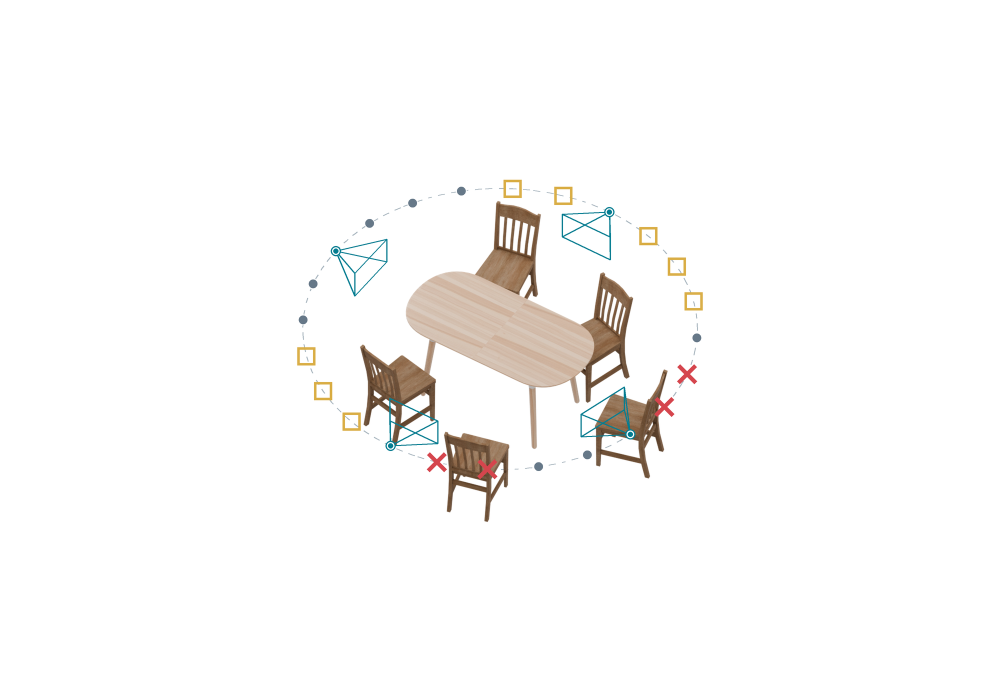
#> input picture figures/source/fig06_viewpoint_generation/candidate_selection_five_chairs.png, 2000 x 1400 px, given in place of global_large_icons.png, which was not available (shown at 1/2 size)
$ python compose_scene.py
#> lines starting #> are read from the running program, lines starting #| are printed output that depends on the picture
from pathlib import Path
from PIL import Image,ImageDraw,ImageFont
import json,math
out=Path(__file__).resolve().parent.parent
dest=Path(__file__).resolve().parent
S=2;W,H=2200,1320
im=Image.new('RGB',(W*S,H*S),'white');crop=(480,220,1520,1233);scale=1.38;origin=(5,20)
#> after `im = Image.new('RGB', (W * S, H * S), 'white')`: im: PIL image 4400x2640 RGB; every value is 255
main=Image.open(dest/'global_large_icons.png').convert('RGB').crop(crop);main=main.resize((round(main.width*scale*S),round(main.height*scale*S)),Image.Resampling.LANCZOS);im.paste(main,(origin[0]*S,origin[1]*S));d=ImageDraw.Draw(im)
#> after `main = Image.open(dest / 'global_large_icons.png').convert('RGB').crop`:
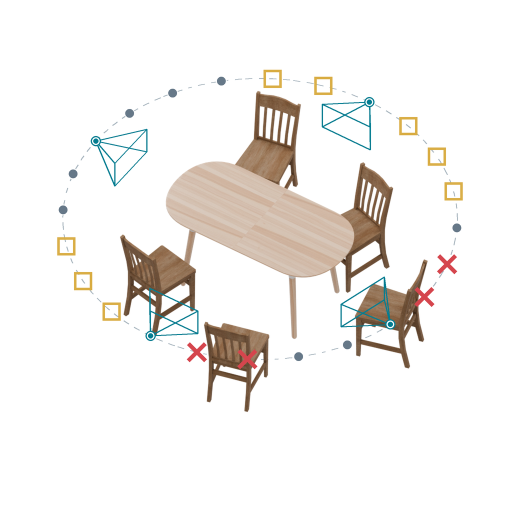
#> main: PIL image 1040x1013 RGB (shown at 1/2 size); mean R, G, B 243.2, 240.5, 237.8
def dash(a,b):
 length=math.dist(a,b)
 for t in range(0,math.ceil(length),18):
  e=min(length,t+10);d.line([(round((a[0]+(b[0]-a[0])*v/length)*S),round((a[1]+(b[1]-a[1])*v/length)*S)) for v in (t,e)],fill='#202020',width=4*S)
def marked(local,key):
 local=local.copy();draw=ImageDraw.Draw(local);x,y=json.loads((out/'cross_positions.json').read_text())[key]
 radius=84 if key=='collision' else 70
 for sign in (-1,1):draw.line([(x-radius,y-sign*radius),(x+radius,y+sign*radius)],fill='#D52F3B',width=22 if key=='collision' else 20)
 return local
def place(local,box):
 bb=local.getchannel('A').point(lambda a:255 if a>15 else 0).getbbox()
 if bb:local=local.crop(bb)
 f=min((box[2]-box[0]-24)*S/local.width,(box[3]-box[1]-24)*S/local.height);local=local.resize((round(local.width*f),round(local.height*f)),Image.Resampling.LANCZOS)
 im.paste(local,(round((box[0]+box[2])*S/2-local.width/2),round((box[1]+box[3])*S/2-local.height/2)),local)
def rounded_dash(box,radius):
 x0,y0,x1,y1=box;pts=[]
 for cx,cy,start in [(x1-radius,y0+radius,-90),(x1-radius,y1-radius,0),(x0+radius,y1-radius,90),(x0+radius,y0+radius,180)]:
  for j in range(25):
   a=math.radians(start+90*j/24);pts.append((cx+radius*math.cos(a),cy+radius*math.sin(a)))
 pts.append(pts[0]);distance=0
 for a,b in zip(pts,pts[1:]):
  length=math.dist(a,b);n=max(1,math.ceil(length))
  for j in range(n):
   t0=j/n;t1=(j+1)/n
   if (distance+length*(t0+t1)/2)%18<10:
    d.line([((a[0]+(b[0]-a[0])*t)*S,(a[1]+(b[1]-a[1])*t)*S) for t in (t0,t1)],fill='#202020',width=4*S)
  distance+=length
def callout(proj,box):
 x=origin[0]+(proj[0]-crop[0])*scale;y=origin[1]+(proj[1]-crop[1])*scale;r=42
 rounded_dash((x-r,y-r,x+r,y+r),12)
 dash((x+r,y-r+12),(box[0],box[1]+35));dash((x+r,y+r-12),(box[0],box[3]-35))
 rounded_dash(box,24)
local=Image.open(out/'occlusion_inset_3d.png').convert('RGBA')
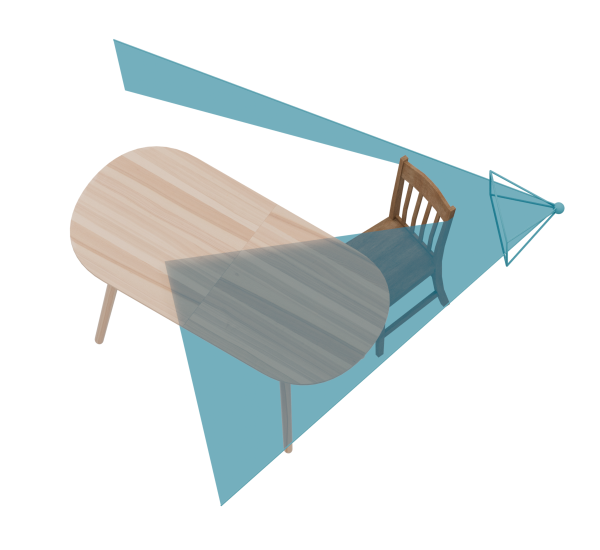
#> input picture figures/source/fig06_viewpoint_generation/occlusion_inset_3d.png, 1200 x 1100 px (shown at 1/2 size)
#> local is the input picture: PIL image 1200x1100 RGBA; mean R, G, B, A 30.5, 40, 41, 59.1
box1=(1490,160,2180,680);box2=(1490,745,2180,1265)
place(marked(local,'occlusion'),box1);place(marked(Image.open(out/'collision_explanation.png').convert('RGBA'),'collision'),box2)
#> (reads figures/source/fig06_viewpoint_generation/cross_positions.json from the repository)
#> in place, `bb=local.getchannel('A').point(lambda a:255 if a>15 else 0).getbbox()`: bb = (139, 77, 1130, 1013)
#> in place, `if bb:local=local.crop(bb)`:
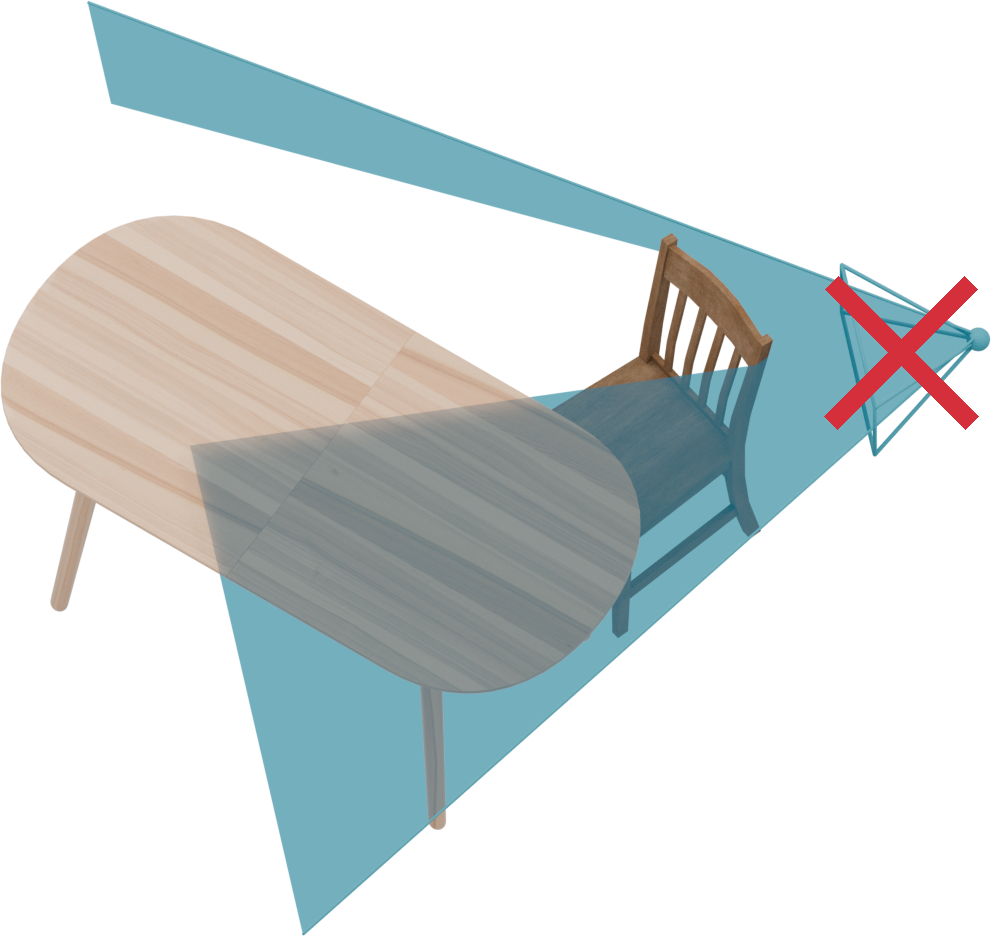
#> local: PIL image 991x936 RGBA; mean R, G, B, A 44.6, 56.3, 57.8, 85.1; transparent parts drawn white
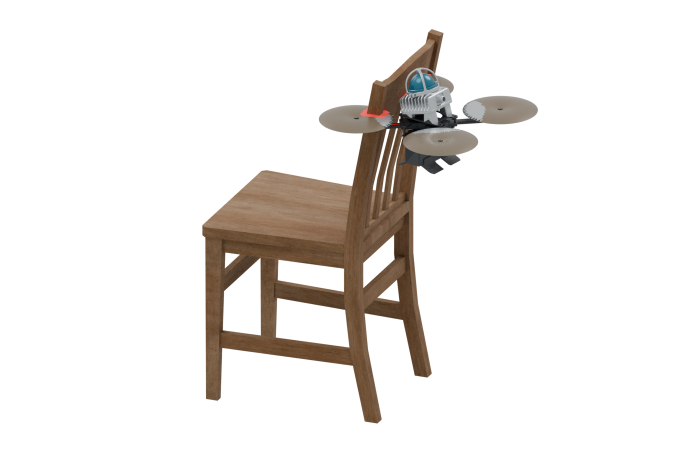
#> input picture figures/source/fig06_viewpoint_generation/collision_explanation.png, 1400 x 900 px (shown at 1/2 size)
#> in marked, local is the input picture: PIL image 1400x900 RGBA; mean R, G, B, A 17, 13.7, 10.9, 34.5
#> call 2 of place, with box = (1490, 745, 2180, 1265)
#> in place (call 2), `bb=local.getchannel('A').point(lambda a:255 if a>15 else 0).getbbox()`: bb = (404, 58, 1076, 848)
#> in place (call 2), `if bb:local=local.crop(bb)`:
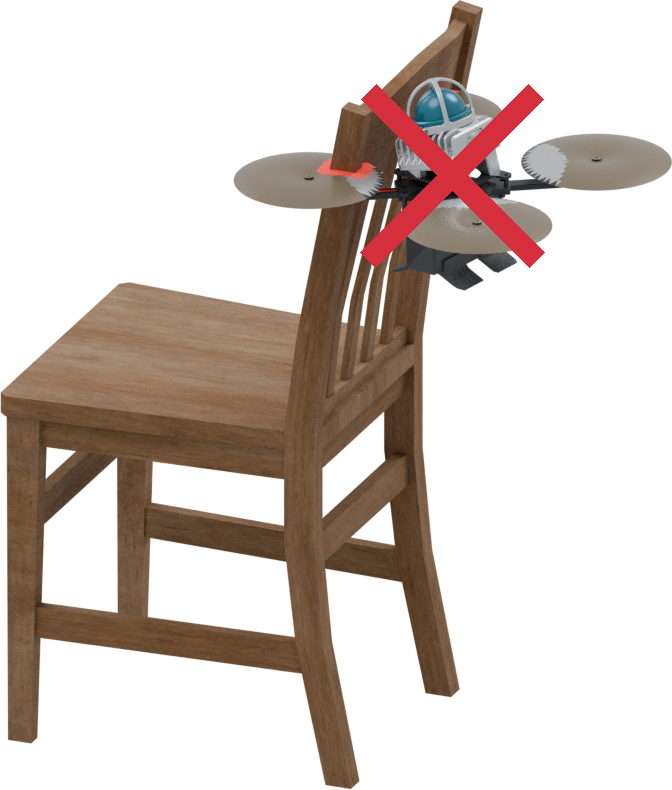
#> local: PIL image 672x790 RGBA; mean R, G, B, A 41.9, 31.1, 24.9, 82.9; transparent parts drawn white
#> in place (call 2), `f = min((box[2] - box[0] - 24) * S / local.width, (box[3] - box[1] - 2`: f = 1.26
#> in place (call 2), `im.paste(local,(round((box[0]+box[2])*S/2-local.width/2),round((box[1]..`:
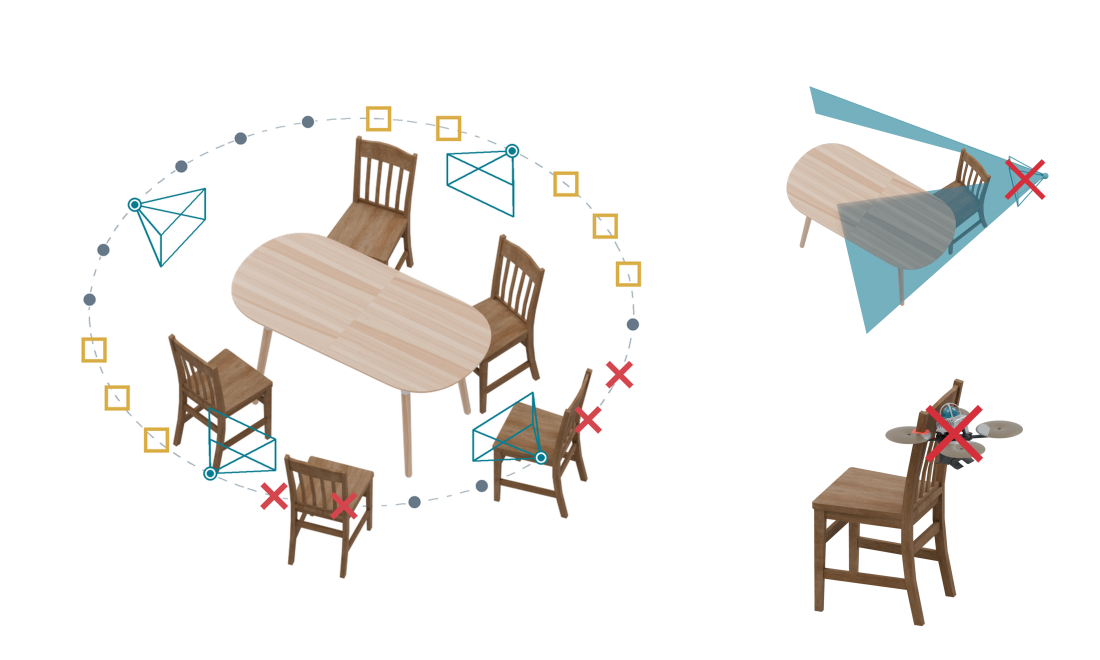
#> im: PIL image 4400x2640 RGB (shown at 1/4 size); mean R, G, B 239.9, 237.8, 235.6
callout(json.loads((out/'occlusion_inset_geometry.json').read_text())['projection'],box1);callout(json.loads((out/'collision_callout.json').read_text())['projection'],box2)
#> (reads figures/source/fig06_viewpoint_generation/occlusion_inset_geometry.json from the repository)
#> after the loop in rounded_dash, `for a,b in zip(pts,pts[1:]):`: distance = 315.4
#> the loop in rounded_dash (call 2), `for a,b in zip(pts,pts[1:]):` made 100 passes
#> (a, b, length, n, distance) on passes 1 to 12: ((2156, 160), (2157.6, 160.1), 1.57, 2, 1.57), ((2157.6, 160.1), (2159.1, 160.2), 1.57, 2, 3.14), ((2159.1, 160.2), (2160.7, 160.5), 1.57, 2, 4.71), ((2160.7, 160.5), (2162.2, 160.8), 1.57, 2, 6.28), ((2162.2, 160.8), (2163.7, 161.3), 1.57, 2, 7.85), ((2163.7, 161.3), (2165.2, 161.8), 1.57, 2, 9.42), ((2165.2, 161.8), (2166.6, 162.5), 1.57, 2, 10.99), ((2166.6, 162.5), (2168, 163.2), 1.57, 2, 12.56), ((2168, 163.2), (2169.3, 164), 1.57, 2, 14.13), ((2169.3, 164), (2170.6, 165), 1.57, 2, 15.71), ((2170.6, 165), (2171.8, 166), 1.57, 2, 17.28), ((2171.8, 166), (2173, 167), 1.57, 2, 18.85)
#> (reads figures/source/fig06_viewpoint_generation/collision_callout.json from the repository)
im.save(dest/'scene_large_icons.png')
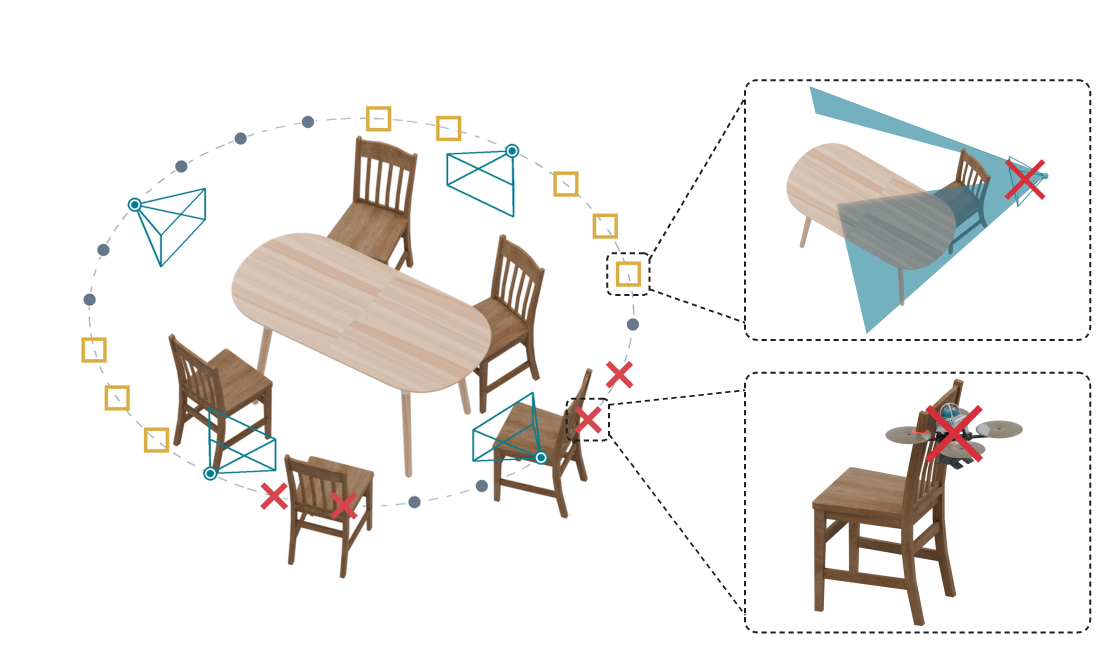
#> saved as scene_large_icons.png: PIL image 4400x2640 RGB (shown at 1/4 size); mean R, G, B 238.8, 236.7, 234.4
